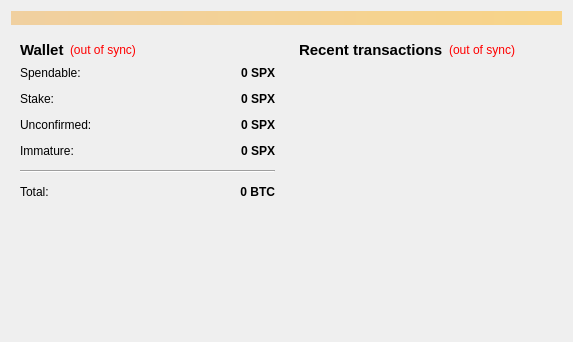
<?xml version="1.0" encoding="UTF-8"?>
<ui version="4.0">
 <class>OverviewPage</class>
 <widget class="QWidget" name="OverviewPage">
  <property name="geometry">
   <rect>
    <x>0</x>
    <y>0</y>
    <width>573</width>
    <height>342</height>
   </rect>
  </property>
  <property name="windowTitle">
   <string>Form</string>
  </property>
  <layout class="QVBoxLayout" name="topLayout">
   <item>
    <widget class="QLabel" name="labelAlerts">
     <property name="visible">
      <bool>false</bool>
     </property>
     <property name="styleSheet">
      <string notr="true">background-color: qlineargradient(x1: 0, y1: 0, x2: 1, y2: 0, stop:0 #F0D0A0, stop:1 #F8D488);  color:#000000
</string>
     </property>
     <property name="wordWrap">
      <bool>true</bool>
     </property>
     <property name="margin">
      <number>3</number>
     </property>
    </widget>
   </item>
   <item>
    <layout class="QHBoxLayout" name="horizontalLayout" stretch="1,1">
     <item>
      <layout class="QVBoxLayout" name="verticalLayout_2">
       <item>
        <widget class="QWidget" name="widget" native="true">
         <layout class="QVBoxLayout" name="verticalLayout_4">
          <item>
           <layout class="QHBoxLayout" name="horizontalLayout_4">
            <item>
             <widget class="QLabel" name="label_5">
              <property name="font">
               <font>
                <pointsize>11</pointsize>
                <weight>75</weight>
                <bold>true</bold>
               </font>
              </property>
              <property name="text">
               <string>Wallet</string>
              </property>
             </widget>
            </item>
            <item>
             <widget class="QLabel" name="labelWalletStatus">
              <property name="toolTip">
               <string>The displayed information may be out of date. Your wallet automatically synchronizes with the Specie network after a connection is established, but this process has not completed yet.</string>
              </property>
              <property name="styleSheet">
               <string notr="true">QLabel { color: red; }</string>
              </property>
              <property name="text">
               <string notr="true">(out of sync)</string>
              </property>
              <property name="alignment">
               <set>Qt::AlignLeading|Qt::AlignLeft|Qt::AlignVCenter</set>
              </property>
             </widget>
            </item>
            <item>
             <spacer name="horizontalSpacer_2">
              <property name="orientation">
               <enum>Qt::Horizontal</enum>
              </property>
              <property name="sizeHint" stdset="0">
               <size>
                <width>40</width>
                <height>20</height>
               </size>
              </property>
             </spacer>
            </item>
           </layout>
          </item>
          <item>
           <layout class="QFormLayout" name="formLayout_2">
            <property name="fieldGrowthPolicy">
             <enum>QFormLayout::AllNonFixedFieldsGrow</enum>
            </property>
            <property name="horizontalSpacing">
             <number>12</number>
            </property>
            <property name="verticalSpacing">
             <number>12</number>
            </property>
            <item row="0" column="0">
             <widget class="QLabel" name="label">
              <property name="text">
               <string>Spendable:</string>
              </property>
             </widget>
            </item>
            <item row="0" column="1">
             <widget class="QLabel" name="labelBalance">
              <property name="font">
               <font>
                <weight>75</weight>
                <bold>true</bold>
               </font>
              </property>
              <property name="cursor">
               <cursorShape>IBeamCursor</cursorShape>
              </property>
              <property name="toolTip">
               <string>Your current spendable balance</string>
              </property>
              <property name="text">
               <string notr="true">0 SPX</string>
              </property>
              <property name="alignment">
               <set>Qt::AlignRight|Qt::AlignTrailing|Qt::AlignVCenter</set>
              </property>
              <property name="textInteractionFlags">
               <set>Qt::LinksAccessibleByMouse|Qt::TextSelectableByKeyboard|Qt::TextSelectableByMouse</set>
              </property>
             </widget>
            </item>
            <item row="1" column="0">
             <widget class="QLabel" name="label_6">
              <property name="text">
               <string>Stake:</string>
              </property>
             </widget>
            </item>
            <item row="1" column="1">
             <widget class="QLabel" name="labelStake">
              <property name="font">
               <font>
                <weight>75</weight>
                <bold>true</bold>
               </font>
              </property>
              <property name="cursor">
               <cursorShape>IBeamCursor</cursorShape>
              </property>
              <property name="toolTip">
               <string>Total of coins that was staked, and do not yet count toward the current balance</string>
              </property>
              <property name="text">
               <string notr="true">0 SPX</string>
              </property>
              <property name="alignment">
               <set>Qt::AlignRight|Qt::AlignTrailing|Qt::AlignVCenter</set>
              </property>
              <property name="textInteractionFlags">
               <set>Qt::LinksAccessibleByMouse|Qt::TextSelectableByKeyboard|Qt::TextSelectableByMouse</set>
              </property>
             </widget>
            </item>
            <item row="2" column="0">
             <widget class="QLabel" name="label_3">
              <property name="text">
               <string>Unconfirmed:</string>
              </property>
             </widget>
            </item>
            <item row="2" column="1">
             <widget class="QLabel" name="labelUnconfirmed">
              <property name="font">
               <font>
                <weight>75</weight>
                <bold>true</bold>
               </font>
              </property>
              <property name="cursor">
               <cursorShape>IBeamCursor</cursorShape>
              </property>
              <property name="toolTip">
               <string>Total of transactions that have yet to be confirmed, and do not yet count toward the current balance</string>
              </property>
              <property name="text">
               <string notr="true">0 SPX</string>
              </property>
              <property name="alignment">
               <set>Qt::AlignRight|Qt::AlignTrailing|Qt::AlignVCenter</set>
              </property>
              <property name="textInteractionFlags">
               <set>Qt::LinksAccessibleByMouse|Qt::TextSelectableByKeyboard|Qt::TextSelectableByMouse</set>
              </property>
             </widget>
            </item>
            <item row="3" column="0">
             <widget class="QLabel" name="labelImmatureText">
              <property name="text">
               <string>Immature:</string>
              </property>
             </widget>
            </item>
            <item row="3" column="1">
             <widget class="QLabel" name="labelImmature">
              <property name="font">
               <font>
                <weight>75</weight>
                <bold>true</bold>
               </font>
              </property>
              <property name="toolTip">
               <string>Mined balance that has not yet matured</string>
              </property>
              <property name="text">
               <string notr="true">0 SPX</string>
              </property>
              <property name="alignment">
               <set>Qt::AlignRight|Qt::AlignTrailing|Qt::AlignVCenter</set>
              </property>
              <property name="textInteractionFlags">
               <set>Qt::LinksAccessibleByMouse|Qt::TextSelectableByKeyboard|Qt::TextSelectableByMouse</set>
              </property>
             </widget>
            </item>
            <item row="4" column="0" colspan="2">
             <widget class="Line" name="line">
              <property name="orientation">
               <enum>Qt::Horizontal</enum>
              </property>
             </widget>
            </item>
            <item row="5" column="0">
             <widget class="QLabel" name="labelTotalText">
              <property name="text">
               <string>Total:</string>
              </property>
             </widget>
            </item>
            <item row="5" column="1">
             <widget class="QLabel" name="labelTotal">
              <property name="font">
               <font>
                <weight>75</weight>
                <bold>true</bold>
               </font>
              </property>
              <property name="cursor">
               <cursorShape>IBeamCursor</cursorShape>
              </property>
              <property name="toolTip">
               <string>Your current total balance</string>
              </property>
              <property name="text">
               <string notr="true">0 BTC</string>
              </property>
              <property name="alignment">
               <set>Qt::AlignRight|Qt::AlignTrailing|Qt::AlignVCenter</set>
              </property>
              <property name="textInteractionFlags">
               <set>Qt::LinksAccessibleByMouse|Qt::TextSelectableByKeyboard|Qt::TextSelectableByMouse</set>
              </property>
             </widget>
            </item>
           </layout>
          </item>
         </layout>
        </widget>
       </item>
       <item>
        <spacer name="verticalSpacer">
         <property name="orientation">
          <enum>Qt::Vertical</enum>
         </property>
         <property name="sizeHint" stdset="0">
          <size>
           <width>20</width>
           <height>40</height>
          </size>
         </property>
        </spacer>
       </item>
      </layout>
     </item>
     <item>
      <layout class="QVBoxLayout" name="verticalLayout_3">
       <item>
        <widget class="QWidget" name="widget_2" native="true">
         <layout class="QVBoxLayout" name="verticalLayout">
          <item>
           <layout class="QHBoxLayout" name="horizontalLayout_2">
            <item>
             <widget class="QLabel" name="label_4">
              <property name="font">
               <font>
                <pointsize>11</pointsize>
                <weight>75</weight>
                <bold>true</bold>
               </font>
              </property>
              <property name="text">
               <string>&lt;b&gt;Recent transactions&lt;/b&gt;</string>
              </property>
             </widget>
            </item>
            <item>
             <widget class="QLabel" name="labelTransactionsStatus">
              <property name="toolTip">
               <string>The displayed information may be out of date. Your wallet automatically synchronizes with the Specie network after a connection is established, but this process has not completed yet.</string>
              </property>
              <property name="styleSheet">
               <string notr="true">QLabel { color: red; }</string>
              </property>
              <property name="text">
               <string notr="true">(out of sync)</string>
              </property>
              <property name="alignment">
               <set>Qt::AlignRight|Qt::AlignTrailing|Qt::AlignVCenter</set>
              </property>
             </widget>
            </item>
            <item>
             <spacer name="horizontalSpacer">
              <property name="orientation">
               <enum>Qt::Horizontal</enum>
              </property>
              <property name="sizeHint" stdset="0">
               <size>
                <width>40</width>
                <height>20</height>
               </size>
              </property>
             </spacer>
            </item>
           </layout>
          </item>
          <item>
           <widget class="QListView" name="listTransactions">
            <property name="styleSheet">
             <string notr="true">QListView { background: transparent; }</string>
            </property>
            <property name="frameShape">
             <enum>QFrame::NoFrame</enum>
            </property>
            <property name="verticalScrollBarPolicy">
             <enum>Qt::ScrollBarAlwaysOff</enum>
            </property>
            <property name="horizontalScrollBarPolicy">
             <enum>Qt::ScrollBarAlwaysOff</enum>
            </property>
            <property name="selectionMode">
             <enum>QAbstractItemView::NoSelection</enum>
            </property>
           </widget>
          </item>
         </layout>
        </widget>
       </item>
      </layout>
     </item>
    </layout>
   </item>
  </layout>
 </widget>
 <resources/>
 <connections/>
</ui>
